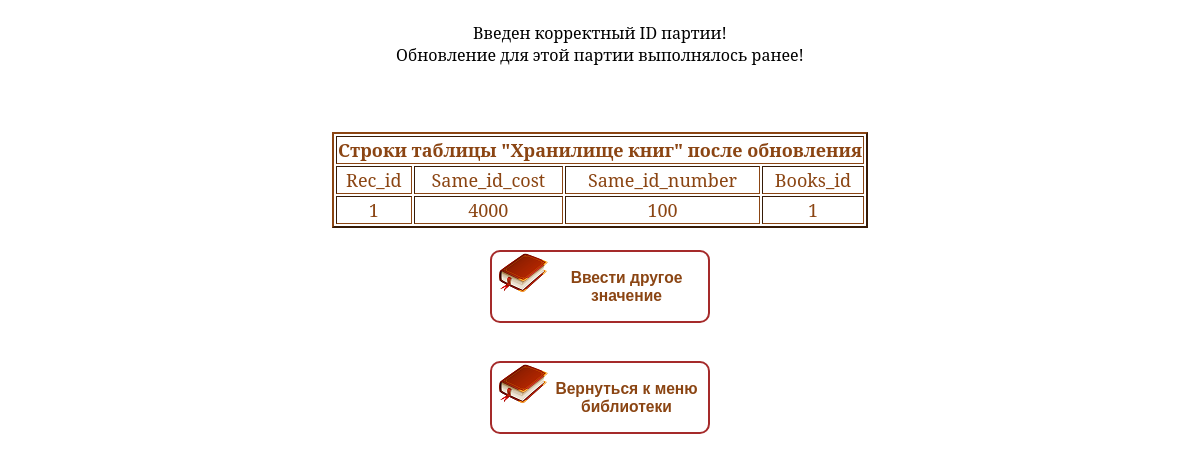
Screenshot of /procedure/procedure.php?Del_id=2 with the database file from the repository.
### tables this page shows
CREATE TABLE `rechall` (
  `Rec_id` int(10) unsigned NOT NULL AUTO_INCREMENT,
  `Same_id_cost` float NOT NULL,
  `Same_id_number` int(10) unsigned NOT NULL,
  `Books_id` int(10) unsigned NOT NULL,
  `In stock` int(10) unsigned NOT NULL,
  PRIMARY KEY (`Rec_id`),
  CONSTRAINT `Books_id` FOREIGN KEY (`Rec_id`) REFERENCES `book` (`Book_id`)
);

### procedure/procedure.php (the view, shortened to what this page needs)
<?php
	 $dbname = "library";
	 $login = "root";
	 $password = "root";
	 try
	 {
	 	$pdo = new PDO("mysql:host=LocalHost; dbname=$dbname",$login,$password);
	 	$pdo->SetAttribute(PDO::ATTR_ERRMODE, PDO::ERRMODE_EXCEPTION);
	 }
	 catch(PDOException $e)
	 {
	 	echo "Ошибка подключения к базе данных<br>";
	 	echo $e->getMessage();
	 	exit();
	 }
	$Del_num = $_GET['Del_id'];
	$sql = "SELECT Updating from delivery where Del_id = '$Del_num';";
	$result = $pdo->query($sql);
	$numb = $result->rowcount();
	if($numb < 1)
	{
		echo "Партии с таким ID не существует!<br>";
		exit();
	}
	else
	{
		echo "Введен корректный ID партии!<br>";
		$sql = "SELECT rechall.* from rechall join book on rechall.Books_id = book.Book_id join list using(Book_id) where Del_id = '$Del_num';";
		$result1 = $pdo->query($sql);
		$old_strings = $result1->fetchAll();
		$flag1 = $result1->rowcount();
		if($flag1 == 0)
			echo "Ни одно издательство не совершало эту поставку!<br><br>";
		else
		{
			$test_field_updating = $result->fetch();
			$flag = $test_field_updating['Updating'];
			if($flag == 1)
				echo "Обновление для этой партии выполнялось ранее!<br>";
			else
			{
				$pdo->exec("Call rechall_update($Del_num)");
				echo "Обновление успешно завершено!<br>";
			}
			$sql = "SELECT rechall.* from rechall join book on rechall.Books_id = book.Book_id join list using(Book_id) where Del_id = '$Del_num';";
			$result = $pdo->query($sql);
			$updating_strings = $result->fetchAll();
		}
	}
?>
<html>
	<head>
		<link rel="stylesheet" href="../css/book.css"> 	<link rel="shortcut icon" type="image/png" href="../img/badger2.png">
	</head>
	<body><br>
		<?php if ($flag1 != 0): ?>
		<br><br>
		<table border = "2"  ><tbody>
			<th colspan="4" >Строки таблицы "Хранилище книг" после обновления</th>
			<tr>
				<td > Rec_id</td>
				<td > Same_id_cost</td>
				<td > Same_id_number</td>
				<td > Books_id</td>
			</tr>
			<?php foreach ($updating_strings as $updating_str):?>
				<tr>
					<td > <?php echo $updating_str['Rec_id']; ?> </td>
					<td > <?php echo $updating_str['Same_id_cost']; ?> </td>
					<td > <?php echo $updating_str['Same_id_number']; ?> </td>
					<td > <?php echo $updating_str['Books_id']; ?> </td>
				</tr>
			</tbody>
		<?php endforeach; ?>
		</table><br>
		<?php endif; ?>
  	<form action ="input_form.html"  >
   		<button  class="b1">
    		<img src="../img/bookk.png" alt="Перо" style="vertical-align:middle" align = left>
				<H3>Ввести другое значение</H3>
   		</button></p>
  	</form>
	  <br>
      <form action ="../index.php"  >
   		<button  class="b1">
    		<img src="../img/bookk.png" alt="Перо" style="vertical-align:middle" align = left>
				<H3>Вернуться  к  меню  библиотеки</H3>
   		</button></p>
  	</form>
	</body>
</html>

### css/book.css (style rules this page uses)
body { margin: 0; padding: 0; background-size: 100%; font-family: 'Noto Serif', serif; font-size: 16px; text-align: center; }
h3 { text-align: center; color: #8B4513; }
table { margin: auto; border-color: #8B4513; }
td,th { color: #8B4513; font-size: 18px; text-align: center; }
.b1 { background: white; color: brown; border-radius: 10px; border: 2px solid brown; width: 220px; }

### procedure/procedure.php (style rules this page uses)
.b1 { background: white; color: brown; border-radius: 10px; border: 2px solid brown; }

### rows the page displays
rechall: Rec_id "1", Same_id_cost "4000", Same_id_number "100", Books "1"
